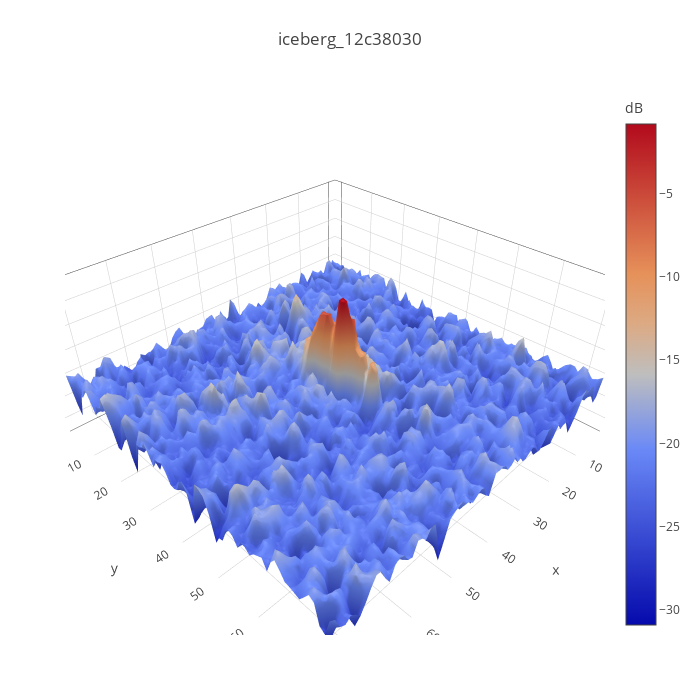

Notebook code for this chart:
### Code cell
from random import choice
ice_ex = choice(ice_idx)
plot_3d_example(df.band_1.iloc[ice_ex], 'iceberg_{}'.format(df.id.iloc[ice_ex]))

### Figure 1 — Plotly figure (JSON) as saved in the notebook; plotly's stock layout.template omitted (floating-point values rounded to 4 significant figures; data arrays with more than 128 entries replaced by an {"elided": "..."} marker saying what was removed)
{"data": [{"colorbar": {"title": "dB"}, "type": "surface", "z": {"elided": "75x75 float values"}}], "layout": {"autosize": false, "height": 700, "margin": {"b": 65, "l": 65, "r": 50, "t": 90}, "title": "iceberg_12c38030", "width": 700}}
